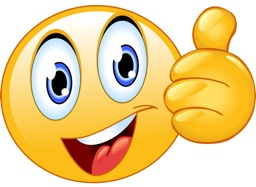
#> input picture level5/thumbs_up.bmp, 256 x 187 px
$ python image_lzw_level5.py
#> lines starting #> are read from the running program, lines starting #| are printed output that depends on the picture; after the words box and inside, x2 and y2 are one past the last pixel; in counts of white or black regions, pixels touching at a corner belong together
import os
import math
import numpy as np
from PIL import Image


def read_image(image_path):
#> called with image_path = 'level5/thumbs_up.bmp'
    return Image.open(image_path)
#> returned value is the input picture: PIL image 256x187 RGB; mean R, G, B 235.8, 207.1, 145.8


def pil_to_np(img):
    return np.array(img)


def np_to_pil(img_array):
    return Image.fromarray(np.uint8(img_array))


def split_rgb_channels(image_array):
    red = image_array[:, :, 0]
    green = image_array[:, :, 1]
    blue = image_array[:, :, 2]
    return red, green, blue


def merge_rgb_channels(red, green, blue):
    return np.stack([red, green, blue], axis=2)


def flatten_channel(channel_array):
    return channel_array.flatten().tolist()


def reshape_channel(pixel_list, shape):
    return np.array(pixel_list, dtype=np.int16).reshape(shape)


def save_channel_image(channel_array, output_path):
    np_to_pil(channel_array).save(output_path)


def create_difference_image(channel_array):
    rows, cols = channel_array.shape
    diff_array = np.zeros((rows, cols), dtype=np.int16)

    diff_array[0, 0] = int(channel_array[0, 0])

    for j in range(1, cols):
        diff_array[0, j] = int(channel_array[0, j]) - int(channel_array[0, j - 1])

    for i in range(1, rows):
        diff_array[i, 0] = int(channel_array[i, 0]) - int(channel_array[i - 1, 0])

    for i in range(1, rows):
        for j in range(1, cols):
            diff_array[i, j] = int(channel_array[i, j]) - int(channel_array[i, j - 1])

    return diff_array


def reconstruct_from_difference(diff_array):
    rows, cols = diff_array.shape
    restored = np.zeros((rows, cols), dtype=np.int16)

    restored[0, 0] = diff_array[0, 0]

    for j in range(1, cols):
        restored[0, j] = restored[0, j - 1] + diff_array[0, j]

    for i in range(1, rows):
        restored[i, 0] = restored[i - 1, 0] + diff_array[i, 0]

    for i in range(1, rows):
        for j in range(1, cols):
            restored[i, j] = restored[i, j - 1] + diff_array[i, j]

    return restored


def difference_to_displayable(diff_array):
    display_array = diff_array + 255
    display_array = np.clip(display_array, 0, 255)
    return display_array.astype(np.uint8)


def shift_difference_values(diff_array):
    return diff_array + 255


def unshift_difference_values(shifted_diff_array):
    return shifted_diff_array - 255


def lzw_encode_difference(values):
    dict_size = 511
    dictionary = {(i,): i for i in range(dict_size)}

    w = ()
    result = []

    for value in values:
        k = (int(value),)
        wk = w + k

        if wk in dictionary:
            w = wk
        else:
            if w:
                result.append(dictionary[w])
            dictionary[wk] = dict_size
            dict_size += 1
            w = k

    if w:
        result.append(dictionary[w])

    code_length = max(9, math.ceil(math.log2(len(dictionary))))
    return result, code_length, len(dictionary)


def lzw_decode_difference(encoded_values):
    dict_size = 511
    dictionary = {i: (i,) for i in range(dict_size)}

    if not encoded_values:
        return []

    first_code = encoded_values[0]
    if first_code not in dictionary:
        raise ValueError("First LZW code is invalid.")

    w = dictionary[first_code]
    decoded_values = list(w)

    for k in encoded_values[1:]:
        if k in dictionary:
            entry = dictionary[k]
        elif k == dict_size:
            entry = w + (w[0],)
        else:
            raise ValueError(f"Bad compressed code: {k}")

        decoded_values.extend(entry)
        dictionary[dict_size] = w + (entry[0],)
        dict_size += 1
        w = entry

    return decoded_values


def int_list_to_binary_string(int_list, code_length):
    return ''.join(format(num, f'0{code_length}b') for num in int_list)


def add_metadata(bitstring, width, height, code_length):
    width_bits = f"{width:016b}"
    height_bits = f"{height:016b}"
    code_length_bits = f"{code_length:08b}"
    return width_bits + height_bits + code_length_bits + bitstring


def pad_encoded_data(encoded_data):
    extra_bits = (8 - (len(encoded_data) % 8)) % 8
    encoded_data += '0' * extra_bits
    padding_info = f"{extra_bits:08b}"
    return padding_info + encoded_data


def get_byte_array(padded_encoded_data):
    if len(padded_encoded_data) % 8 != 0:
        raise ValueError("Encoded data is not padded properly.")

    b = bytearray()
    for i in range(0, len(padded_encoded_data), 8):
        byte = padded_encoded_data[i:i + 8]
        b.append(int(byte, 2))
    return b


def remove_padding(bitstring):
    padding_info = bitstring[:8]
    encoded_data = bitstring[8:]
    extra_padding = int(padding_info, 2)

    if extra_padding != 0:
        encoded_data = encoded_data[:-extra_padding]

    return encoded_data


def extract_metadata(bitstring):
    width = int(bitstring[:16], 2)
    height = int(bitstring[16:32], 2)
    code_length = int(bitstring[32:40], 2)
    remaining_bits = bitstring[40:]
    return width, height, code_length, remaining_bits


def binary_string_to_int_list(bitstring, code_length):
    int_codes = []
    for i in range(0, len(bitstring), code_length):
        chunk = bitstring[i:i + code_length]
        if len(chunk) == code_length:
            int_codes.append(int(chunk, 2))
    return int_codes


def calculate_histogram(channel_array):
    return np.bincount(channel_array.flatten(), minlength=511)


def calculate_probabilities(histogram, total_pixels):
    return histogram / total_pixels


def calculate_entropy(probabilities):
    entropy = 0.0
    for p in probabilities:
        if p > 0:
            entropy -= p * np.log2(p)
    return entropy


def compress_difference_channel(channel_array, output_bin_path, diff_image_path, channel_name):
    diff_array = create_difference_image(channel_array)

    diff_display = difference_to_displayable(diff_array)
    np_to_pil(diff_display).save(diff_image_path)

    shifted_diff = shift_difference_values(diff_array)
    shifted_list = flatten_channel(shifted_diff)

    encoded_output, code_length, dictionary_size = lzw_encode_difference(shifted_list)

    height, width = shifted_diff.shape

    bitstring_only_codes = int_list_to_binary_string(encoded_output, code_length)
    full_bitstring = add_metadata(bitstring_only_codes, width, height, code_length)
    padded_bitstring = pad_encoded_data(full_bitstring)
    byte_array = get_byte_array(padded_bitstring)

    with open(output_bin_path, 'wb') as f:
        f.write(bytes(byte_array))

    compressed_size = os.path.getsize(output_bin_path)

    histogram = calculate_histogram(shifted_diff)
    probabilities = calculate_probabilities(histogram, shifted_diff.size)
    entropy = calculate_entropy(probabilities)

    if len(encoded_output) > 0:
        average_code_length = len(bitstring_only_codes) / len(encoded_output)
    else:
        average_code_length = 0.0

    print(f"{channel_name} channel:")
    print("  Difference min/max:", diff_array.min(), diff_array.max())
    print("  Shifted min/max:", shifted_diff.min(), shifted_diff.max())
    print("  Encoded output length:", len(encoded_output))
    print("  Dictionary size:", dictionary_size)
    print("  Code length:", code_length)
    print("  Compressed Size:", compressed_size, "bytes")
    print(f"  Entropy: {entropy:.4f} bits/pixel")
    print(f"  Average Code Length: {average_code_length:.4f} bits/code")
    print("  Difference image saved as:", diff_image_path)
    print("  Compressed file saved as:", output_bin_path)

    return compressed_size, entropy, average_code_length


def decompress_difference_channel(input_bin_path):
    with open(input_bin_path, 'rb') as f:
        compressed_data = f.read()

    bit_string = ''.join(format(byte, '08b') for byte in compressed_data)
    bit_string = remove_padding(bit_string)

    width, height, code_length, encoded_bits = extract_metadata(bit_string)
    encoded_values = binary_string_to_int_list(encoded_bits, code_length)
    decoded_shifted_list = lzw_decode_difference(encoded_values)

    expected_pixels = height * width
    if len(decoded_shifted_list) != expected_pixels:
        raise ValueError(
            f"Decoded pixel count does not match expected channel size. "
            f"Expected {expected_pixels}, got {len(decoded_shifted_list)}"
        )

    decoded_shifted_array = reshape_channel(decoded_shifted_list, (height, width))
    decoded_diff_array = unshift_difference_values(decoded_shifted_array)

    restored_channel = reconstruct_from_difference(decoded_diff_array)
    restored_channel = np.clip(restored_channel, 0, 255).astype(np.uint8)

    return restored_channel


if __name__ == "__main__":
    current_directory = os.path.dirname(os.path.realpath(__file__))

    input_path = os.path.join(current_directory, "thumbs_up.bmp")

    red_img_path = os.path.join(current_directory, "thumbs_up_red.bmp")
    green_img_path = os.path.join(current_directory, "thumbs_up_green.bmp")
    blue_img_path = os.path.join(current_directory, "thumbs_up_blue.bmp")

    red_diff_path = os.path.join(current_directory, "thumbs_up_red_difference.bmp")
    green_diff_path = os.path.join(current_directory, "thumbs_up_green_difference.bmp")
    blue_diff_path = os.path.join(current_directory, "thumbs_up_blue_difference.bmp")

    red_bin_path = os.path.join(current_directory, "thumbs_up_red_difference_compressed.bin")
    green_bin_path = os.path.join(current_directory, "thumbs_up_green_difference_compressed.bin")
    blue_bin_path = os.path.join(current_directory, "thumbs_up_blue_difference_compressed.bin")

    restored_path = os.path.join(current_directory, "thumbs_up_restored_color_difference.bmp")

    print("Input path:", input_path)
    print("File exists:", os.path.exists(input_path))

    img = read_image(input_path)
    image_array = pil_to_np(img)

    print("Original image shape:", image_array.shape)
#| Original image shape: (187, 256, 3)

    if len(image_array.shape) != 3 or image_array.shape[2] != 3:
        raise ValueError("Input image is not a color RGB image.")

    red, green, blue = split_rgb_channels(image_array)
#> in split_rgb_channels, `green = image_array[:, :, 1]`:
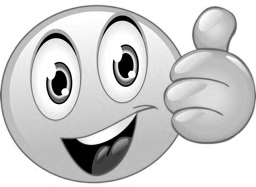
#> green: shape (187, 256); min 0, max 255, mean 207.1
#> in split_rgb_channels, `blue = image_array[:, :, 2]`:
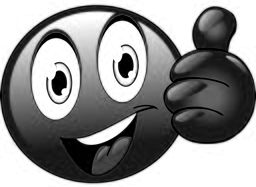
#> blue: shape (187, 256); min 0, max 255, mean 145.8

    save_channel_image(red, red_img_path)
    save_channel_image(green, green_img_path)
    save_channel_image(blue, blue_img_path)

    red_size, red_entropy, red_avg = compress_difference_channel(
        red, red_bin_path, red_diff_path, "Red"
    )
#> in create_difference_image, `diff_array[0, 0] = int(channel_array[0, 0])`:
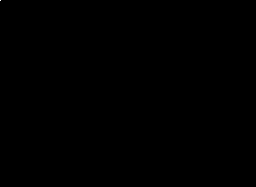
#> diff_array: shape (187, 256) int16; 0% white in thin lines or dots, all inside (x1, y1, x2, y2) = (0, 0, 1, 1)
#> after the loop in create_difference_image, `for j in range(1, cols):`: diff_array: shape (187, 256) int16; 0.08% of pixels changed, all inside (x1, y1, x2, y2) = (59, 0, 231, 1)
#> after the loop in create_difference_image, `for i in range(1, rows):`: diff_array: shape (187, 256) int16; min -16, max 255, mean 0
#> after the loop in create_difference_image, `for i in range(1, rows):`:
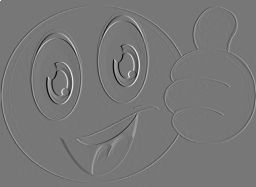
#> diff_array: shape (187, 256) int16; min -225, max 255, mean 0; drawn with min black and max white
#> in difference_to_displayable, `display_array = np.clip(display_array, 0, 255)`:
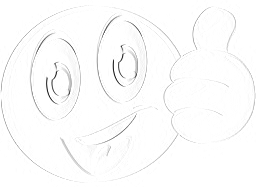
#> display_array: shape (187, 256) int16; min 30, max 255, mean 251.6
#> in compress_difference_channel, `shifted_list = flatten_channel(shifted_diff)`: shifted_list = 47872 items
#> the loop in lzw_encode_difference, `for value in values:` made 47872 passes
#> (value, k, wk, w) on passes 1, 2, 8, 12, 17, 23, 30, 38: (510, (510,), (510,), (510,)), (255, (255,), (510, 255), (255,)), (255, (255,), (255, 255, 255, 255), (255,)), (255, (255,), (255, 255, 255, 255, 255), (255,)), (255, (255,), (255, 255, 255, 255, 255, 255), (255,)), (255, (255,), (255, 255, 255, 255, 255, 255, 255), (255,)), (255, (255,), (255, 255, 255, 255, 255, 255, 255, 255), (255,)), (255, (255,), (255, 255, 255, 255, 255, 255, 255, 255, 255), (255,))
#> (value, k, w) on passes 3, 5, 7, 10, 11, 14: (255, (255,), (255,)), (255, (255,), (255,)), (255, (255,), (255, 255, 255)), (255, (255,), (255, 255, 255)), (255, (255,), (255, 255, 255, 255)), (255, (255,), (255, 255, 255))
#> after the loop in lzw_encode_difference, `for value in values:`: dict_size = 15904; dictionary = 15904 items; result = 15393 values, max 15887 at index 15392, min 30 at index 7342, mean 2409.5
#> in lzw_encode_difference, `code_length = max(9, math.ceil(math.log2(len(dictionary))))`: code_length = 14
#> in compress_difference_channel, `encoded_output, code_length, dictionary_size = lzw_encode_difference(s..`: encoded_output = 15394 values, max 15887 at index 15392, min 30 at index 7342, mean 2409.4; code_length = 14; dictionary_size = 15904
#> in add_metadata, `code_length_bits = f"{code_length:08b}"`: code_length_bits = '00001110'
#> in compress_difference_channel, `histogram = calculate_histogram(shifted_diff)`: histogram = 511 values, max 22542 at index 255, min 0 at index 0, mean 93.68
#> in compress_difference_channel, `probabilities = calculate_probabilities(histogram, shifted_diff.size)`: probabilities = 511 values, max 0.471 at index 255, min 0 at index 0, mean 0.00196
#> the loop in calculate_entropy, `for p in probabilities:` made 511 passes
#> (p, entropy) on passes 31, 32, 34, 37, 39, 41, 43, 44, 51, 52, 54, 55: (2.09e-05, 0.000325), (2.09e-05, 0.00065), (2.09e-05, 0.000974), (0.000104, 0.00236), (2.09e-05, 0.00268), (2.09e-05, 0.00301), (2.09e-05, 0.00333), (2.09e-05, 0.00365), (6.27e-05, 0.00453), (4.18e-05, 0.00514), (2.09e-05, 0.00546), (2.09e-05, 0.00579)
#> entropy on passes 61, 62, 64, 65, 66, 68: 0.00853, 0.0094, 0.00973, 0.0101, 0.0104, 0.011
#> after the loop in calculate_entropy, `for p in probabilities:`: entropy = 3.81
#> in compress_difference_channel, `average_code_length = len(bitstring_only_codes) / len(encoded_output)`: average_code_length = 14
#|   Difference min/max: -225 255
#|   Shifted min/max: 30 510
#|   Encoded output length: 15394
#|   Dictionary size: 15904
#|   Code length: 14
#|   Entropy: 3.8148 bits/pixel
#|   Average Code Length: 14.0000 bits/code
#> red_size = 26946; red_entropy = 3.81; red_avg = 14
    green_size, green_entropy, green_avg = compress_difference_channel(
        green, green_bin_path, green_diff_path, "Green"
    )
#> after the loop in create_difference_image (call 2), `for j in range(1, cols):`: diff_array: shape (187, 256) int16; 0.09% of pixels changed, all inside (x1, y1, x2, y2) = (48, 0, 240, 1)
#> after the loop in create_difference_image (call 2), `for i in range(1, rows):`: diff_array: shape (187, 256) int16; min -22, max 255, mean 0
#> the loop in lzw_encode_difference (call 2), `for value in values:` made 47872 passes
#> (value, k, wk, w) on passes 1, 2, 8, 12, 17, 23, 30, 38, 47: (510, (510,), (510,), (510,)), (255, (255,), (510, 255), (255,)), (255, (255,), (255, 255, 255, 255), (255,)), (255, (255,), (255, 255, 255, 255, 255), (255,)), (255, (255,), (255, 255, 255, 255, 255, 255), (255,)), (255, (255,), (255, 255, 255, 255, 255, 255, 255), (255,)), (255, (255,), (255, 255, 255, 255, 255, 255, 255, 255), (255,)), (255, (255,), (255, 255, 255, 255, 255, 255, 255, 255, 255), (255,)), (255, (255,), (255, 255, 255, 255, 255, 255, 255, 255, 255, 255), (255,))
#> the loop in calculate_entropy (call 2), `for p in probabilities:` made 511 passes
#> (p, entropy) on passes 37, 40, 41, 42, 43, 45, 46, 47, 50, 51, 54, 55: (2.09e-05, 0.000325), (4.18e-05, 0.000933), (4.18e-05, 0.00154), (2.09e-05, 0.00187), (2.09e-05, 0.00219), (2.09e-05, 0.00251), (2.09e-05, 0.00284), (2.09e-05, 0.00316), (4.18e-05, 0.00377), (2.09e-05, 0.0041), (4.18e-05, 0.0047), (4.18e-05, 0.00531)
#> entropy on passes 61, 64, 66, 69, 70, 71: 0.00859, 0.0092, 0.0101, 0.0112, 0.0118, 0.0127
#|   Difference min/max: -219 255
#|   Shifted min/max: 36 510
#|   Encoded output length: 16237
#|   Dictionary size: 16747
#|   Code length: 15
#|   Entropy: 4.0631 bits/pixel
#|   Average Code Length: 15.0000 bits/code
#> green_size = 30451; green_entropy = 4.06; green_avg = 15
    blue_size, blue_entropy, blue_avg = compress_difference_channel(
        blue, blue_bin_path, blue_diff_path, "Blue"
    )
#> after the loop in create_difference_image (call 3), `for j in range(1, cols):`: diff_array: shape (187, 256) int16; 0.08% of pixels changed, all inside (x1, y1, x2, y2) = (62, 0, 239, 1)
#> after the loop in create_difference_image (call 3), `for i in range(1, rows):`: diff_array: shape (187, 256) int16; min -29, max 255, mean 0
#> after the loop in create_difference_image (call 3), `for i in range(1, rows):`:
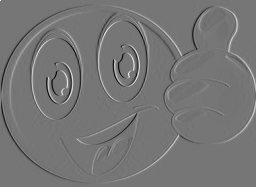
#> diff_array: shape (187, 256) int16; min -220, max 255, mean 0; drawn with min black and max white
#> in difference_to_displayable (call 3), `display_array = np.clip(display_array, 0, 255)`:
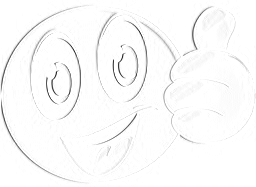
#> display_array: shape (187, 256) int16; min 35, max 255, mean 250.4
#|   Difference min/max: -220 255
#|   Shifted min/max: 35 510
#|   Encoded output length: 17342
#|   Dictionary size: 17852
#|   Code length: 15
#|   Entropy: 4.3689 bits/pixel
#|   Average Code Length: 15.0000 bits/code

    red_restored = decompress_difference_channel(red_bin_path)
    green_restored = decompress_difference_channel(green_bin_path)
    blue_restored = decompress_difference_channel(blue_bin_path)

    restored_color = merge_rgb_channels(red_restored, green_restored, blue_restored)
    np_to_pil(restored_color).save(restored_path)

    original_size = os.path.getsize(input_path)
    total_compressed_size = red_size + green_size + blue_size
    compression_ratio = total_compressed_size / original_size if original_size != 0 else 0

    same = np.array_equal(image_array, restored_color)

    print("\nTotal Results:")
    print("Original Size:", original_size, "bytes")
    print("Total Compressed Size:", total_compressed_size, "bytes")
#| Total Compressed Size: 89920 bytes
    print(f"Compression Ratio (CR): {compression_ratio:.4f}")
#| Compression Ratio (CR): 0.6259
    print("Red component image saved as:", red_img_path)
    print("Green component image saved as:", green_img_path)
    print("Blue component image saved as:", blue_img_path)
    print("Restored color image saved as:", restored_path)
    print("Original and restored color images are the same:", same)
#| Original and restored color images are the same: True
